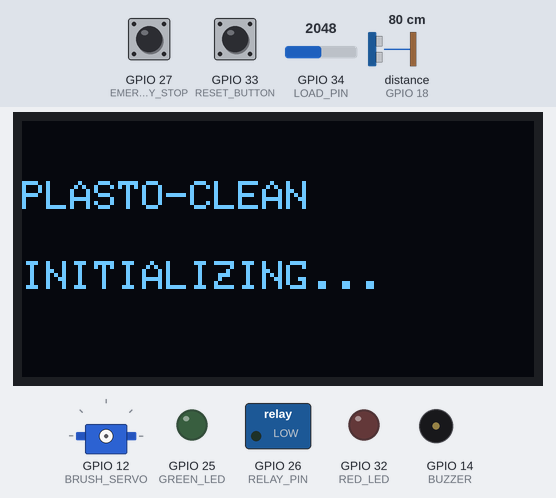
Bench run of a sketch on a simulated ESP32. Parts: 128×64 one-colour display, servo, switched loads named in the sketch (green lamp = pin HIGH), output pins drawn as LEDs (lit = HIGH), buzzer (waves = sounding). Wiring (inferred from the names in the program): ultrasonic range finder: trigger GPIO 5; echo GPIO 18. Inputs (shaded band) come from the test bench; at power-on: distance to the obstacle (sensor on GPIO 18) 80 cm, GPIO 27 (EMERGENCY_STOP) HIGH, GPIO 33 (RESET_BUTTON) HIGH, GPIO 34 (LOAD_PIN) = 2048. The echo pulse lasts 58.3 µs per cm; pins used as bus, display or sensor lines are not drawn; what the sketch prints to the serial monitor is not drawn.

Above: at 0.06 s.
At 1.2 s:
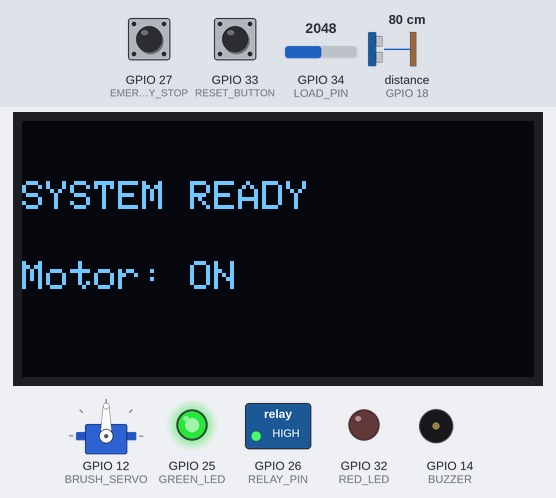
1.3 s: distance to the obstacle (sensor on GPIO 18) set to 13 cm
2.9 s: distance to the obstacle (sensor on GPIO 18) set to 10 cm
At 4.0 s:
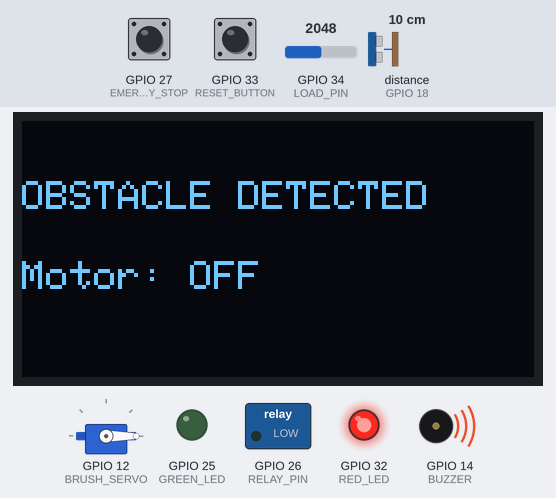
Timing chart, 0 to 5.9 s (numbered marks = the images above; inputs shaded):
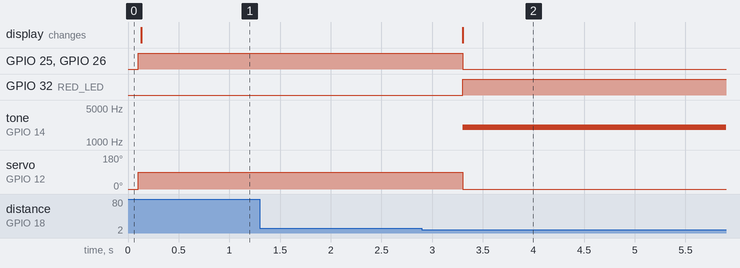

Measured:
- the behaviour switches between 12 and 11 cm on distance to the obstacle (sensor on GPIO 18) (found by bisection; images 1 and 2)
- after the input at 1.3 s, every drawn part: stays the same
- after the input at 2.9 s, GPIO 25 (GREEN_LED), GPIO 26 (RELAY_PIN): HIGH → LOW after 0.40 s; GPIO 32 (RED_LED): LOW → HIGH after 0.40 s; tone on GPIO 14 (BUZZER): silent → 2000 Hz after 0.40 s; servo on GPIO 12 (BRUSH_SERVO): 90° → 0° after 0.40 s; the display: changes after 0.40 s (image 2)

The sketch:

plasto_clean.ino
```cpp
#include <ESP32Servo.h>
#include <Wire.h>
#include <Adafruit_GFX.h>
#include <Adafruit_SSD1306.h>

// =====================================================
// PLASTO-CLEAN
// ESP32 SAFETY CONTROL SYSTEM
// =====================================================

// ---------------- PIN DEFINITIONS ----------------

#define BRUSH_SERVO 12

// Motor load simulation
#define LOAD_PIN 34

// Relay controlling motor power
#define RELAY_PIN 26

// Status LEDs
#define GREEN_LED 25
#define RED_LED 32

// Fault buzzer
#define BUZZER 14

// Emergency stop
#define EMERGENCY_STOP 27

// Reset button
#define RESET_BUTTON 33

// Ultrasonic sensor
#define TRIG_PIN 5
#define ECHO_PIN 18


// ---------------- SAFETY THRESHOLDS ----------------

#define OVERLOAD_LIMIT 3500
#define OBSTACLE_DISTANCE 10   // cm

//-------------------OLED----------------

#define SCREEN_WIDTH 128
#define SCREEN_HEIGHT 64
#define OLED_RESET -1
Adafruit_SSD1306 display(SCREEN_WIDTH, SCREEN_HEIGHT, &Wire, OLED_RESET);
// ---------------- SERVO ----------------

Servo brushServo;


// ---------------- FAULT MEMORY ----------------

// Once a fault occurs, the system remains OFF
// until the operator presses RESET.
bool faultLatched = false;


// =====================================================
// HC-SR04 DISTANCE MEASUREMENT
// =====================================================

long getDistance()
{
  digitalWrite(TRIG_PIN, LOW);
  delayMicroseconds(2);

  digitalWrite(TRIG_PIN, HIGH);
  delayMicroseconds(10);

  digitalWrite(TRIG_PIN, LOW);

  long duration = pulseIn(ECHO_PIN, HIGH, 30000);

  // No echo received
  if (duration == 0)
  {
    return 999;
  }

  long distance = duration * 0.034 / 2;

  return distance;
}


// =====================================================
// STOP BRUSH / MOTOR
// =====================================================

void stopBrush()
{
  // Stop brush
  brushServo.write(0);

  // Cut motor power
  digitalWrite(RELAY_PIN, LOW);

  // Fault indication
  digitalWrite(GREEN_LED, LOW);
  digitalWrite(RED_LED, HIGH);

  // Audible alarm
  tone(BUZZER, 2000);
}


// =====================================================
// RUN BRUSH / MOTOR
// =====================================================

void runBrush()
{
  // Run brush
  brushServo.write(90);

  // Allow motor power
  digitalWrite(RELAY_PIN, HIGH);

  // Normal indication
  digitalWrite(GREEN_LED, HIGH);
  digitalWrite(RED_LED, LOW);

  // Stop buzzer
  noTone(BUZZER);
}


// =====================================================
// SETUP
// =====================================================

void showOLED(const char* line1, const char* line2)
{
  display.clearDisplay();

  display.setTextSize(1);
  display.setTextColor(SSD1306_WHITE);

  display.setCursor(0, 15);
  display.println(line1);

  display.setCursor(0, 35);
  display.println(line2);

  display.display();
}

void setup()
{
  Serial.begin(115200);
  Wire.begin(21, 22);

  if (!display.begin(SSD1306_SWITCHCAPVCC, 0x3C))
  {
    Serial.println("OLED initialization failed!");
    while (1);
  }

showOLED("PLASTO-CLEAN", "INITIALIZING...");
  // Outputs
  pinMode(RELAY_PIN, OUTPUT);

  pinMode(GREEN_LED, OUTPUT);
  pinMode(RED_LED, OUTPUT);

  pinMode(BUZZER, OUTPUT);

  // Buttons
  pinMode(EMERGENCY_STOP, INPUT_PULLUP);
  pinMode(RESET_BUTTON, INPUT_PULLUP);

  // Ultrasonic
  pinMode(TRIG_PIN, OUTPUT);
  pinMode(ECHO_PIN, INPUT);

  // Servo
  brushServo.attach(BRUSH_SERVO);

  // -------------------------------------------------
  // SAFE STARTUP
  // -------------------------------------------------

  brushServo.write(0);

  digitalWrite(RELAY_PIN, LOW);

  digitalWrite(GREEN_LED, LOW);
  digitalWrite(RED_LED, LOW);

  noTone(BUZZER);
  showOLED("SYSTEM READY", "Motor: OFF");
  // -------------------------------------------------
  // SERIAL MESSAGE
  // -------------------------------------------------

  Serial.println();
  Serial.println("========================================");
  Serial.println("          PLASTO-CLEAN");
  Serial.println("      SAFETY CONTROL SYSTEM");
  Serial.println("========================================");

  Serial.println("System Ready");
  Serial.println("Motor Load Simulation: GPIO 34");
  Serial.println("Obstacle Sensor: HC-SR04");
  Serial.println("Emergency Stop: GPIO 27");
  Serial.println("Reset Button: GPIO 33");
  Serial.println();
}


// =====================================================
// MAIN LOOP
// =====================================================

void loop()
{
  // -------------------------------------------------
  // READ SENSORS
  // -------------------------------------------------

  int motorLoad = analogRead(LOAD_PIN);

  long distance = getDistance();

  bool emergencyPressed =
      (digitalRead(EMERGENCY_STOP) == LOW);

  bool resetPressed =
      (digitalRead(RESET_BUTTON) == LOW);

  bool overload =
      (motorLoad > OVERLOAD_LIMIT);

  bool obstacle =
      (distance <= OBSTACLE_DISTANCE);


  // =================================================
  // 1. DETECT NEW FAULT
  // =================================================

  if (!faultLatched)
  {
    // -----------------------------------------------
    // EMERGENCY STOP
    // -----------------------------------------------

    if (emergencyPressed)
    {
      faultLatched = true;

      showOLED("EMERGENCY STOP", "Motor: OFF");

      Serial.println();
      Serial.println("!!! EMERGENCY STOP !!!");
      Serial.println("FAULT LATCHED");
    }

    // -----------------------------------------------
    // MOTOR OVERLOAD
    // -----------------------------------------------

    else if (overload)
    {
      faultLatched = true;

      showOLED("OVERLOAD FAULT", "Motor: OFF");

      Serial.println();
      Serial.println("!!! MOTOR OVERLOAD !!!");
      Serial.println("FAULT LATCHED");
    }

    // -----------------------------------------------
    // OBSTACLE DETECTED
    // -----------------------------------------------

    else if (obstacle)
    {
      faultLatched = true;

      showOLED("OBSTACLE DETECTED", "Motor: OFF");

      Serial.println();
      Serial.println("!!! HARD OBJECT / OBSTACLE !!!");
      Serial.println("FAULT LATCHED");
    }
  }


  // =================================================
  // 2. FAULT LATCHED
  // =================================================

  if (faultLatched)
  {
    // Keep motor OFF continuously
    stopBrush();

    Serial.print("LOAD = ");
    Serial.print(motorLoad);

    Serial.print(" | DISTANCE = ");
    Serial.print(distance);

    Serial.println(" cm | MOTOR OFF");


    // -----------------------------------------------
    // RESET BUTTON
    // -----------------------------------------------

    if (resetPressed)
    {
      Serial.println();
      Serial.println("RESET PRESSED");
      Serial.println("Checking safety conditions...");

      // Small debounce delay
      delay(300);


      // ---------------------------------------------
      // READ SAFETY CONDITIONS AGAIN
      // ---------------------------------------------

      motorLoad = analogRead(LOAD_PIN);

      distance = getDistance();

      emergencyPressed =
          (digitalRead(EMERGENCY_STOP) == LOW);

      overload =
          (motorLoad > OVERLOAD_LIMIT);

      obstacle =
          (distance <= OBSTACLE_DISTANCE);


      // ---------------------------------------------
      // ALL CONDITIONS SAFE?
      // ---------------------------------------------

      if (!emergencyPressed &&
          !overload &&
          !obstacle)
      {
        // Clear fault
        faultLatched = false;

        showOLED("SYSTEM READY", "Motor: ON");

        // Turn off fault indicators
        digitalWrite(RED_LED, LOW);

        noTone(BUZZER);

        Serial.println("SAFETY CONDITIONS OK");
        Serial.println("FAULT CLEARED");
        Serial.println("MOTOR READY");
        Serial.println();
      }

      // ---------------------------------------------
      // SAFETY CONDITION STILL ACTIVE
      // ---------------------------------------------

      else
      {
        Serial.println("RESET REJECTED");
        Serial.println("SAFETY CONDITION STILL ACTIVE");

        if (emergencyPressed)
        {
          Serial.println("Reason: EMERGENCY STOP ACTIVE");
        }

        if (overload)
        {
          Serial.println("Reason: MOTOR OVERLOAD");
        }

        if (obstacle)
        {
          Serial.println("Reason: OBSTACLE DETECTED");
        }

        Serial.println();
      }
    }
  }


  // =================================================
  // 3. NORMAL OPERATION
  // =================================================

  else
  {
    runBrush();

    showOLED("SYSTEM READY", "Motor: ON");

    Serial.print("LOAD = ");
    Serial.print(motorLoad);

    Serial.print(" | DISTANCE = ");
    Serial.print(distance);

    Serial.println(" cm | NORMAL | MOTOR ON");
  }


  // Small loop delay
  delay(500);
}
```
